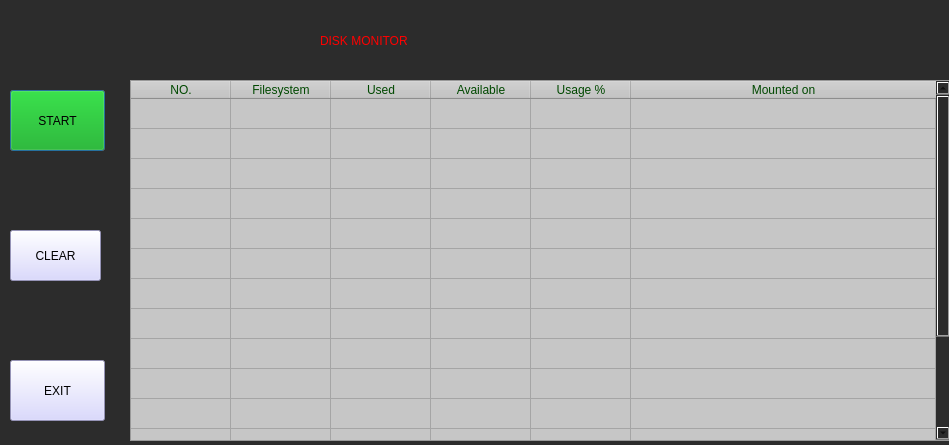
<?xml version="1.0" encoding="UTF-8"?>
<ui version="4.0">
 <class>Dialog</class>
 <widget class="QDialog" name="Dialog">
  <property name="geometry">
   <rect>
    <x>0</x>
    <y>0</y>
    <width>949</width>
    <height>445</height>
   </rect>
  </property>
  <property name="windowTitle">
   <string>Dialog</string>
  </property>
  <property name="styleSheet">
   <string notr="true">background-color: rgb(44, 44, 44);</string>
  </property>
  <widget class="QTableWidget" name="mon_tableWidget">
   <property name="geometry">
    <rect>
     <x>130</x>
     <y>80</y>
     <width>821</width>
     <height>361</height>
    </rect>
   </property>
   <property name="sizePolicy">
    <sizepolicy hsizetype="Maximum" vsizetype="Expanding">
     <horstretch>0</horstretch>
     <verstretch>0</verstretch>
    </sizepolicy>
   </property>
   <property name="baseSize">
    <size>
     <width>20</width>
     <height>0</height>
    </size>
   </property>
   <property name="layoutDirection">
    <enum>Qt::LeftToRight</enum>
   </property>
   <property name="styleSheet">
    <string notr="true">background-color: rgb(198, 198, 198);
color: rgb(0, 72, 0);</string>
   </property>
   <property name="textElideMode">
    <enum>Qt::ElideMiddle</enum>
   </property>
   <property name="rowCount">
    <number>15</number>
   </property>
   <property name="columnCount">
    <number>6</number>
   </property>
   <attribute name="horizontalHeaderVisible">
    <bool>true</bool>
   </attribute>
   <attribute name="horizontalHeaderHighlightSections">
    <bool>true</bool>
   </attribute>
   <attribute name="horizontalHeaderStretchLastSection">
    <bool>true</bool>
   </attribute>
   <attribute name="verticalHeaderVisible">
    <bool>false</bool>
   </attribute>
   <attribute name="verticalHeaderHighlightSections">
    <bool>true</bool>
   </attribute>
   <attribute name="verticalHeaderStretchLastSection">
    <bool>true</bool>
   </attribute>
   <row/>
   <row/>
   <row/>
   <row/>
   <row/>
   <row/>
   <row/>
   <row/>
   <row/>
   <row/>
   <row/>
   <row/>
   <row/>
   <row/>
   <row/>
   <column>
    <property name="text">
     <string>NO.</string>
    </property>
   </column>
   <column>
    <property name="text">
     <string notr="true">Filesystem</string>
    </property>
    <property name="toolTip">
     <string notr="true"/>
    </property>
   </column>
   <column>
    <property name="text">
     <string>Used</string>
    </property>
   </column>
   <column>
    <property name="text">
     <string>Available</string>
    </property>
   </column>
   <column>
    <property name="text">
     <string>Usage %</string>
    </property>
   </column>
   <column>
    <property name="text">
     <string>Mounted on</string>
    </property>
   </column>
   <item row="0" column="0">
    <property name="text">
     <string/>
    </property>
    <property name="textAlignment">
     <set>AlignLeft|AlignVCenter</set>
    </property>
   </item>
   <item row="0" column="5">
    <property name="text">
     <string/>
    </property>
    <property name="textAlignment">
     <set>AlignRight|AlignVCenter</set>
    </property>
   </item>
  </widget>
  <widget class="QPushButton" name="start_pushButton">
   <property name="geometry">
    <rect>
     <x>10</x>
     <y>90</y>
     <width>95</width>
     <height>61</height>
    </rect>
   </property>
   <property name="styleSheet">
    <string notr="true">background-color: rgb(0, 170, 0);</string>
   </property>
   <property name="text">
    <string>START</string>
   </property>
  </widget>
  <widget class="QPushButton" name="stop_pushButton">
   <property name="geometry">
    <rect>
     <x>10</x>
     <y>90</y>
     <width>95</width>
     <height>61</height>
    </rect>
   </property>
   <property name="styleSheet">
    <string notr="true">background-color: rgb(255, 0, 0);</string>
   </property>
   <property name="text">
    <string>STOP</string>
   </property>
   <property name="autoDefault">
    <bool>true</bool>
   </property>
   <property name="default">
    <bool>false</bool>
   </property>
  </widget>
  <widget class="QPushButton" name="clear_pushButton">
   <property name="geometry">
    <rect>
     <x>10</x>
     <y>230</y>
     <width>91</width>
     <height>51</height>
    </rect>
   </property>
   <property name="styleSheet">
    <string notr="true">background-color: rgb(208, 206, 255);</string>
   </property>
   <property name="text">
    <string>CLEAR</string>
   </property>
  </widget>
  <widget class="QPushButton" name="exit_pushButton">
   <property name="geometry">
    <rect>
     <x>10</x>
     <y>360</y>
     <width>95</width>
     <height>61</height>
    </rect>
   </property>
   <property name="styleSheet">
    <string notr="true">background-color: rgb(208, 206, 255);</string>
   </property>
   <property name="text">
    <string>EXIT</string>
   </property>
  </widget>
  <widget class="QLabel" name="label">
   <property name="geometry">
    <rect>
     <x>320</x>
     <y>20</y>
     <width>331</width>
     <height>41</height>
    </rect>
   </property>
   <property name="styleSheet">
    <string notr="true">font: 63 30pt &quot;FreeSans&quot;;
color: rgb(255, 0, 0);</string>
   </property>
   <property name="text">
    <string>DISK MONITOR</string>
   </property>
  </widget>
  <widget class="QLabel" name="mail_stat_label">
   <property name="geometry">
    <rect>
     <x>710</x>
     <y>50</y>
     <width>231</width>
     <height>21</height>
    </rect>
   </property>
   <property name="styleSheet">
    <string notr="true">color: rgb(123, 255, 0);</string>
   </property>
   <property name="text">
    <string/>
   </property>
  </widget>
  <zorder>stop_pushButton</zorder>
  <zorder>mon_tableWidget</zorder>
  <zorder>clear_pushButton</zorder>
  <zorder>exit_pushButton</zorder>
  <zorder>label</zorder>
  <zorder>start_pushButton</zorder>
  <zorder>mail_stat_label</zorder>
 </widget>
 <tabstops>
  <tabstop>mon_tableWidget</tabstop>
  <tabstop>stop_pushButton</tabstop>
  <tabstop>start_pushButton</tabstop>
  <tabstop>clear_pushButton</tabstop>
  <tabstop>exit_pushButton</tabstop>
 </tabstops>
 <resources/>
 <connections>
  <connection>
   <sender>clear_pushButton</sender>
   <signal>clicked()</signal>
   <receiver>mon_tableWidget</receiver>
   <slot>clearContents()</slot>
   <hints>
    <hint type="sourcelabel">
     <x>69</x>
     <y>301</y>
    </hint>
    <hint type="destinationlabel">
     <x>153</x>
     <y>309</y>
    </hint>
   </hints>
  </connection>
  <connection>
   <sender>start_pushButton</sender>
   <signal>clicked()</signal>
   <receiver>start_pushButton</receiver>
   <slot>hide()</slot>
   <hints>
    <hint type="sourcelabel">
     <x>93</x>
     <y>97</y>
    </hint>
    <hint type="destinationlabel">
     <x>52</x>
     <y>139</y>
    </hint>
   </hints>
  </connection>
  <connection>
   <sender>start_pushButton</sender>
   <signal>pressed()</signal>
   <receiver>stop_pushButton</receiver>
   <slot>show()</slot>
   <hints>
    <hint type="sourcelabel">
     <x>57</x>
     <y>120</y>
    </hint>
    <hint type="destinationlabel">
     <x>57</x>
     <y>120</y>
    </hint>
   </hints>
  </connection>
  <connection>
   <sender>stop_pushButton</sender>
   <signal>pressed()</signal>
   <receiver>start_pushButton</receiver>
   <slot>show()</slot>
   <hints>
    <hint type="sourcelabel">
     <x>57</x>
     <y>120</y>
    </hint>
    <hint type="destinationlabel">
     <x>57</x>
     <y>120</y>
    </hint>
   </hints>
  </connection>
  <connection>
   <sender>stop_pushButton</sender>
   <signal>clicked()</signal>
   <receiver>stop_pushButton</receiver>
   <slot>hide()</slot>
   <hints>
    <hint type="sourcelabel">
     <x>57</x>
     <y>120</y>
    </hint>
    <hint type="destinationlabel">
     <x>57</x>
     <y>120</y>
    </hint>
   </hints>
  </connection>
  <connection>
   <sender>start_pushButton</sender>
   <signal>clicked()</signal>
   <receiver>mon_tableWidget</receiver>
   <slot>clearContents()</slot>
   <hints>
    <hint type="sourcelabel">
     <x>70</x>
     <y>131</y>
    </hint>
    <hint type="destinationlabel">
     <x>146</x>
     <y>129</y>
    </hint>
   </hints>
  </connection>
 </connections>
</ui>
